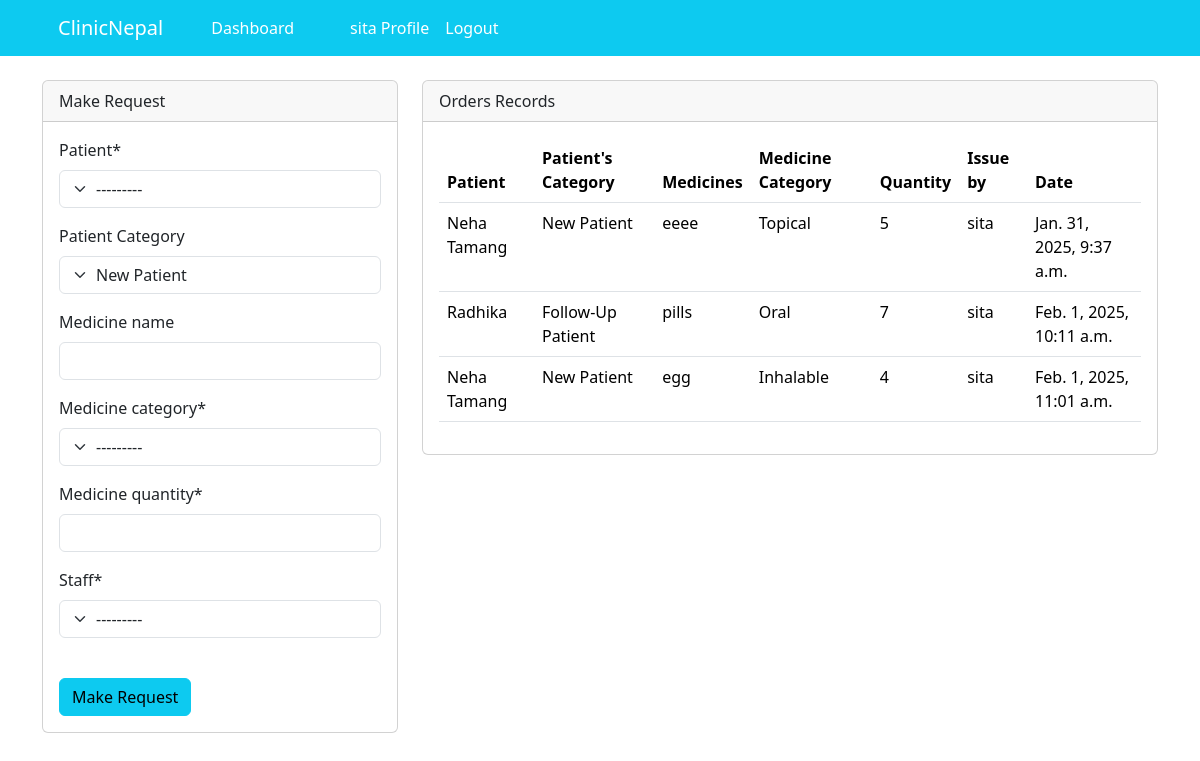
Page /dashboard/ (signed in) on the committed database.
### dashboard/models.py (models this page shows, shortened)
class Medicine(models.Model):
    patient = models.ForeignKey(Patient, on_delete=models.CASCADE, null=True)
    staff = models.ForeignKey(User, models.CASCADE, null=True)
    medicine_category = models.CharField(max_length= 30, choices=CATEGORY1, null=True)
    medicine_name = models.CharField(max_length=100, blank=True, null=False)
    medicine_quantity = models.PositiveBigIntegerField(null=True)
    date = models.DateTimeField(auto_now_add= True)
    class Meta:
        verbose_name_plural = 'Medicines'

class Patient(models.Model): #inherits from models package
    name = models.CharField(max_length=100, blank=True, null=False)
    address = models.CharField(max_length=200, null=True)
    phone = models.CharField(max_length=50, null=True)
    category = models.CharField(max_length= 30, choices=CATEGORY, null=True)
    problem = models.CharField(max_length= 30, null=True)
    class Meta:
        verbose_name_plural = 'Patients'
    def __str__(self):
        return f'{self.name}' #name and problem of Patient

### dashboard/views.py (the view)
# urls.py: path('dashboard/', views.index, name='dashboard-index'), #importing index function from views,py
@login_required(login_url='user-login')
def index(request):# for making request from staff
    medicines = Medicine.objects.all()
    medicines_count = medicines.count()
    patients = Patient.objects.all()
    patients_count = patients.count()
    workers_count = User.objects.all().count()
    if request.method == 'POST':
        form = MedicineForm(request.POST)
        if form.is_valid():
            instance = form.save(commit=False)
            instance.staff = request.user
            instance.save()
            return redirect('dashboard-index')
    else:
        form = MedicineForm()
    context={
        'medicines': medicines,
        'form': form,
        'patients': patients,
        'patients_count' : patients_count,
        'medicines_count' : medicines_count,
        'workers_count' : workers_count
    }
    return render(request, 'dashboard/index.html', context) #parameter and name of template

### dashboard/forms.py
class MedicineForm(forms.ModelForm):
    patient_category = forms.ChoiceField(
        required=False,  # Not required since it's just for display
        label="Patient Category",
        choices=[] + [(category, category) for category in ['New Patient', 'Follow-Up Patient', 'Emergency Patient', 'Preventive Care Patient']]  # Add your categories here
    )
    class Meta:
        model = Medicine
        fields = ['patient', 'patient_category', 'medicine_name', 'medicine_category', 'medicine_quantity', 'staff']
    def __init__(self, *args, **kwargs):
        super(MedicineForm, self).__init__(*args, **kwargs)
        if self.instance and self.instance.patient:
            self.fields['patient_category'].initial = getattr(self.instance.patient, 'category', '')

### templates/dashboard/index.html (shortened to what this page needs)
{% extends 'partials/base.html'%}
{% block content %}
{% if user.is_authenticated and user.is_staff and user.is_superuser %}
{% include 'partials/topnav.html' %}
 <div class="container">
    <div class="row my-5">
        <div class="col-md-6">
            <div class="bg-white">
                <canvas id="myChart1" width="400" height="300"></canvas>
                <script>
                    var ctx = document.getElementById('myChart1').getContext('2d');
                    var myChart1 = new Chart(ctx, {
                        type: 'pie',
                        data: {
                            labels: [{% for medicine in medicines %} '{{medicine.patient.name}}', {% endfor %}],
                            datasets: [{
                                label: 'Medicines',
                                data: [{% for medicine in medicines%} {{medicine.medicine_quantity}}, {% endfor %}],
                                backgroundColor: [
                                    'rgba(255, 99, 132, 1)',
                                    'rgba(54, 162, 235, 1)',
                                    'rgba(255, 206, 86, 1)',
                                    'rgba(75, 192, 192, 1)',
                                    'rgba(153, 102, 255, 1)',
                                    'rgba(255, 159, 64, 1)',
                                    'rgba(25, 9, 132, 1)',
                                    'rgba(4, 1, 2, 1)',
                                    'rgba(255, 26, 86, 1)',
                                    'rgba(75, 192, 2, 1)',
                                    'rgba(153, 102, 25, 1)',
                                    'rgba(255, 119, 64, 1)'
                                ],
                                borderColor: [
                                    'rgba(255, 99, 132, 1)',
                                    'rgba(54, 162, 235, 1)',
                                    'rgba(255, 206, 86, 1)',
                                    'rgba(75, 192, 192, 1)',
                                    'rgba(153, 102, 255, 1)',
                                    'rgba(255, 159, 64, 1)',
                                    'rgba(25, 9, 132, 1)',
                                    'rgba(4, 1, 2, 1)',
                                    'rgba(255, 26, 86, 1)',
                                    'rgba(75, 192, 2, 1)',
                                    'rgba(153, 102, 25, 1)',
                                    'rgba(255, 119, 64, 1)'
                                ],
                                borderWidth: 1
                            }]
                        },
                        options: {
                            scales: {
                                yAxes: [{
                                    ticks: {
                                        beginAtZero: true
                                    }
                                }]
                            }
                        }
                    });
                </script>
            </div>
        </div>
        <div class="col-md-6">
            <div class="bg-white">
                <canvas id="myChart" width="400" height="300"></canvas>
                <script>
                    var ctx = document.getElementById('myChart').getContext('2d');
                    var myChart = new Chart(ctx, {
                        type: 'bar',
                        data: {
                            labels: [{% for patient in patients %} '{{patient.name}}', {% endfor %}],
                            datasets: [{
                                label: 'Patients',
                                data: [{% for patient in patients%} {{patient.category}}, {% endfor %}],
                                backgroundColor: [
                                    'rgba(255, 99, 132, 1)',
                                    'rgba(54, 162, 235, 1)',
                                    'rgba(255, 206, 86, 1)',
                                    'rgba(75, 192, 192, 1)',
                                    'rgba(153, 102, 255, 1)',
                                    'rgba(255, 159, 64, 1)',
                                    'rgba(25, 9, 132, 1)',
                                    'rgba(4, 1, 2, 1)',
                                    'rgba(255, 26, 86, 1)',
                                    'rgba(75, 192, 2, 1)',
                                    'rgba(153, 102, 25, 1)',
                                    'rgba(255, 119, 64, 1)'
                                ],
                                borderColor: [
                                    'rgba(255, 99, 132, 1)',
                                    'rgba(54, 162, 235, 1)',
                                    'rgba(255, 206, 86, 1)',
                                    'rgba(75, 192, 192, 1)',
                                    'rgba(153, 102, 255, 1)',
                                    'rgba(255, 159, 64, 1)',
                                    'rgba(25, 9, 132, 1)',
                                    'rgba(4, 1, 2, 1)',
                                    'rgba(255, 26, 86, 1)',
                                    'rgba(75, 192, 2, 1)',
                                    'rgba(153, 102, 25, 1)',
                                    'rgba(255, 119, 64, 1)'
                                ],
                                borderWidth: 1
                            }]
                        },
                        options: {
                            scales: {
                                yAxes: [{
                                    ticks: {
                                        beginAtZero: true
                                    }
                                }]
                            }
                        }
                    });
                </script>
            </div>
        </div>
    </div>
</div>
{% else %}
{% include 'dashboard/staff_index.html' %}
{% endif %}
{% endblock %}

### templates/partials/nav.html (shortened to what this page needs)
 <nav class="navbar navbar-expand-lg navbar-info bg-info ">
    <div class="container">
        {% if user.is_authenticated %}
        <a class="navbar-brand text-white" href="{% url 'dashboard-index' %}">ClinicNepal</a>
        <div class="collapse navbar-collapse" id="navbarSupportedContent">
            <ul class="navbar-nav mr-auto">
                <li class="nav-item active">
                    <a class="nav-link text-white" href="{% url 'dashboard-index' %}">Dashboard </a>
                </li>
            </ul>
            <ul class="navbar-nav ml-auto">
                <li class="nav-item active">
                    <a class="nav-link text-white" href="{% url 'user-profile' %}">{{user.username}} Profile </a>
                </li>
                <li class="nav-item">
                    <form method="post" action="{% url 'user-logout' %}">
                        <button type="submit" class="btn btn-link nav-link text-white">Logout</button>
                    </form>
                </li>
            </ul>
            {% endif %}
        </div>
    </div>
</nav>

### templates/dashboard/staff_index.html (shortened to what this page needs)
{% load crispy_forms_tags %}
<div class="container">
        <div class="row mt-4">
            <div class="col-md-4">
                <div class="card">
                    <div class="card-header">
                        Make Request
                    </div>
                    <div class="card-body">
                        <form method="POST">
                            {{ form|crispy }}<br>
                            <input class="btn btn-info btn-block" type="submit" value="Make Request">
                        </form>
                    </div>
                </div>
            </div>
            <div class="col-md-8">
                <div class="card">
                    <div class="card-header">
                        Orders Records
                    </div>
                    <div class="card-body">
                        <table class="table bg-white">
                            <thead class="bg-info text-white">
                                <tr>
                                    <th scope="col">Patient</th>
                                    <th scope="col">Patient's Category</th>
                                    <th scope="col">Medicines</th>
                                    <th scope="col">Medicine Category</th>
                                    <th scope="col">Quantity</th>
                                    <th scope="col">Issue by</th>
                                    <th scope="col">Date</th>
                                </tr>
                            </thead>
                            <tbody>
                                {% for medicines in medicines %}
                                <tr>
                                    <td>{{medicines.patient}}</td>
                                    <td>{{medicines.patient.category}}</td>
                                    <td>{{medicines.medicine_name}}</td>
                                    <td>{{medicines.medicine_category}}</td>
                                    <td>{{medicines.medicine_quantity}}</td>
                                    <td>{{medicines.staff}}</td>
                                    <td>{{medicines.date}}</td>
                                </tr>
                                {% endfor %}
                            </tbody>
                        </table>
                    </div>
                </div>
            </div>
        </div>
</div>

### rows in the picture
Medicine: patient "Neha Tamang", patient.category "New Patient", medicine_name "eeee", medicine_category "Topical", medicine_quantity "5", staff "sita", date "Jan. 31, 2025, 9:37 a.m."
Medicine: patient "Radhika", patient.category "Follow-Up Patient", medicine_name "pills", medicine_category "Oral", medicine_quantity "7", staff "sita", date "Feb. 1, 2025, 10:11 a.m."
Medicine: patient "Neha Tamang", patient.category "New Patient", medicine_name "egg", medicine_category "Inhalable", medicine_quantity "4", staff "sita", date "Feb. 1, 2025, 11:01 a.m."

### other values in the picture
{{ user.username }} "sita"
